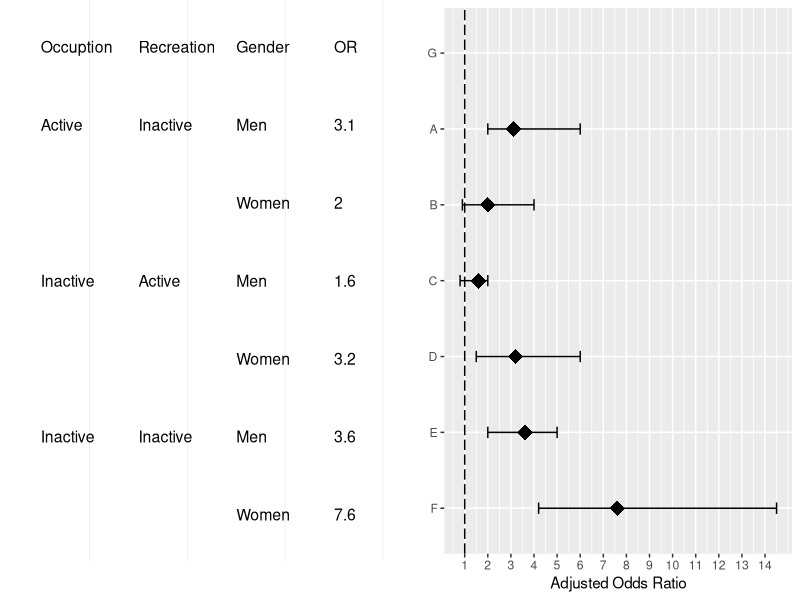

This chart was generated by the following R code:
# library(ggplot2)
library(gridExtra)

library(tidyverse)

## Forest Plot --------------

# data for plot

dat <- data.frame(group = factor(c("A","B","C","D","E","F","G"), 
                                 levels=c("F","E","D","C","B","A","G")),
                  cen = c(3.1,2.0,1.6,3.2,3.6,7.6,NA),
                  low = c(2,0.9,0.8,1.5,2,4.2,NA),
                  high = c(6,4,2,6,5,14.5,NA))

# Theme then

# plot from dat

p <- ggplot(dat,aes(cen,group)) + 
  geom_point(size=5, shape=18) +
  geom_errorbarh(aes(xmax = high, xmin = low), height = 0.15) +
  geom_vline(xintercept = 1, linetype = "longdash") +
  scale_x_continuous(breaks = seq(0,14,1), labels = seq(0,14,1)) +
  labs(x="Adjusted Odds Ratio", y="")

## Table ------------

# data frame with data

lab <- data.frame(V0 = factor(c("A","B","C","D","E","F","G","A","B","C","D","E","F","G","A","B","C","D","E","F","G","A","B","C","D","E","F","G"),levels=c("G","F","E","D","C","B","A")),
                  V05 = rep(c(1,2,3,4),each=7),
                  V1 = c("Occuption","Active","","Inactive","","Inactive","","Recreation","Inactive","","Active","","Inactive","","Gender","Men","Women","Men","Women","Men","Women","OR",3.1,2.0,1.6,3.2,3.6,7.6))

# data table


data_table <- ggplot(lab, aes(x = V05, y = V0, label = format(V1, nsmall = 1))) +
  geom_text(size = 4, hjust=0, vjust=0.5) + theme_bw() +
  # geom_hline(aes(yintercept=c(6.5,7.5))) + 
  theme(panel.grid.major = element_blank(), 
        legend.position = "none",
        panel.border = element_blank(), 
        axis.text.x = element_text(colour="white"),#element_blank(),
        axis.text.y = element_blank(), 
        axis.ticks = element_line(colour="white"),#element_blank(),
        plot.margin = unit(c(0,0,0,0), "lines")) +
  labs(x="",y="") +
  coord_cartesian(xlim=c(1,4.5))

grid.arrange(data_table, p, ncol=2)

## Conclusion ----

# We do here 2 plots and then we merge them
